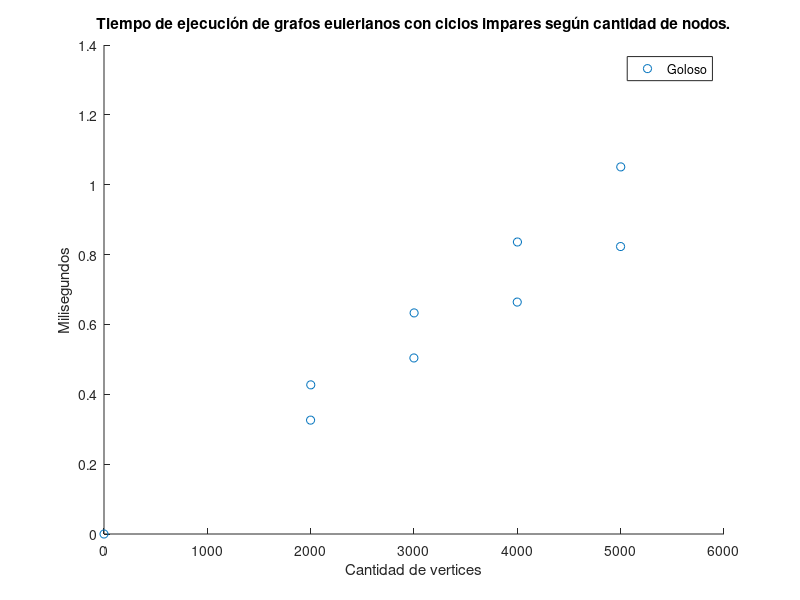

MATLAB code for this plot:
% Levanto archivos
M = csvread('goloso_eu_solo.csv');
M = M(:, [1,2]); % N MEAN_TIME
goloso_n = M(:,1);
goloso_t = M(:,2);

n = goloso_n%vertcat(goloso_n, b_n);
t = goloso_t%vertcat(goloso_t, b_t);

%G = vertcat(ones(length(goloso_n), 1),  ones(length(b_t),1)*2);


scatter(n, t);
hold on;
%set(gca, 'XTick', iMyciel)
title('Tiempo de ejecución de grafos eulerianos con ciclos impares según cantidad de nodos.')
legend('Goloso');
xlabel('Cantidad de vertices');
ylabel('Milisegundos');
%set(ax,'YScale','log');
